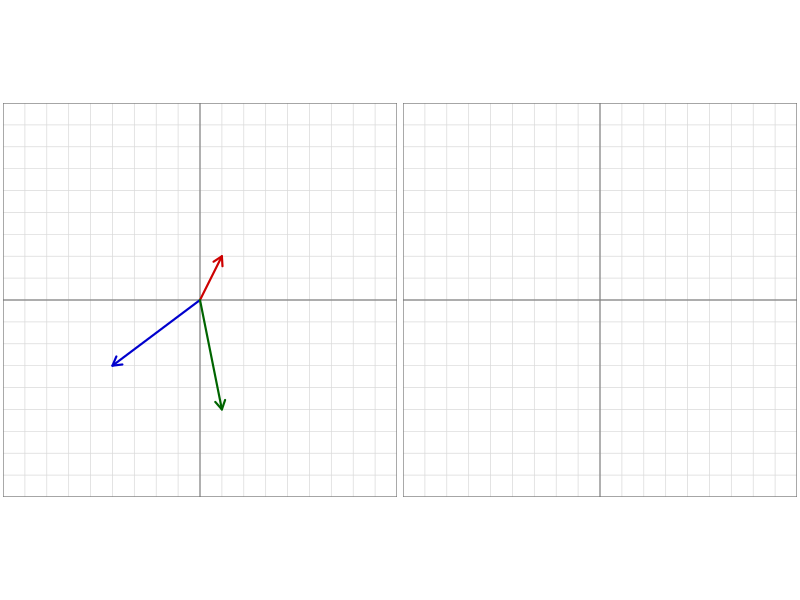
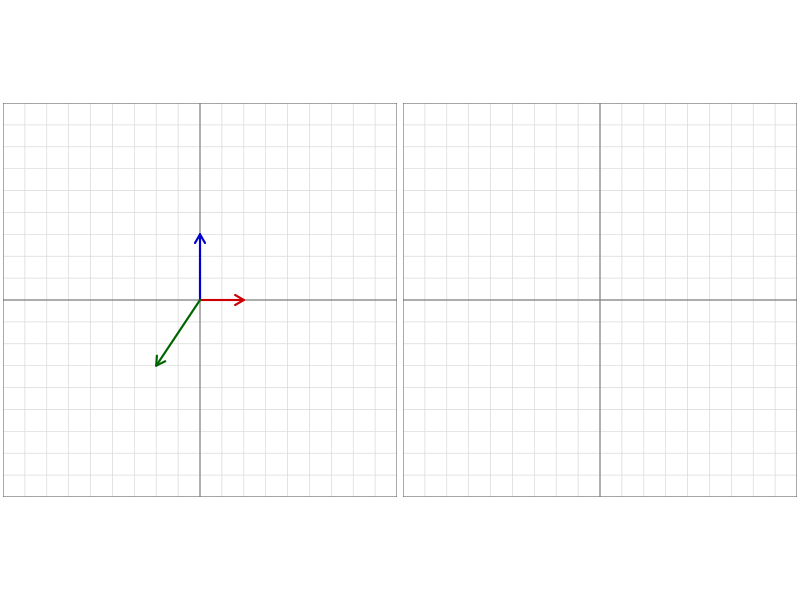
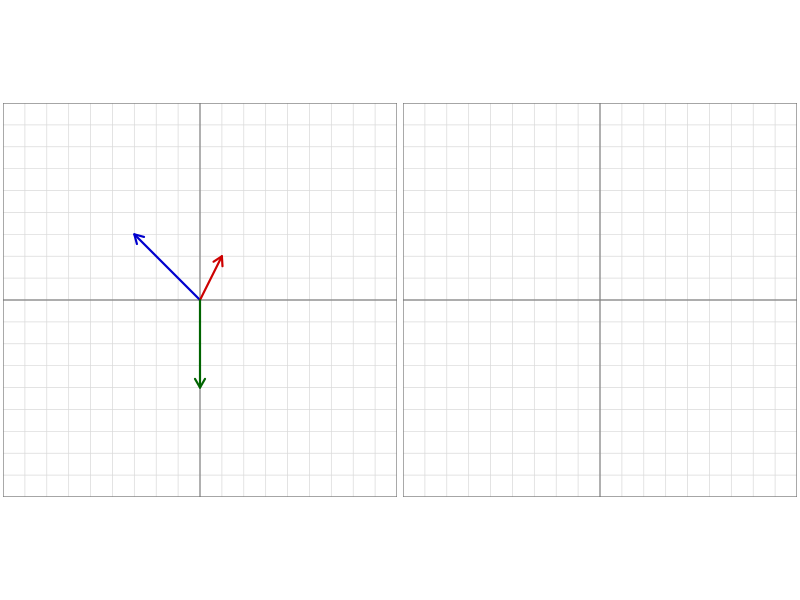
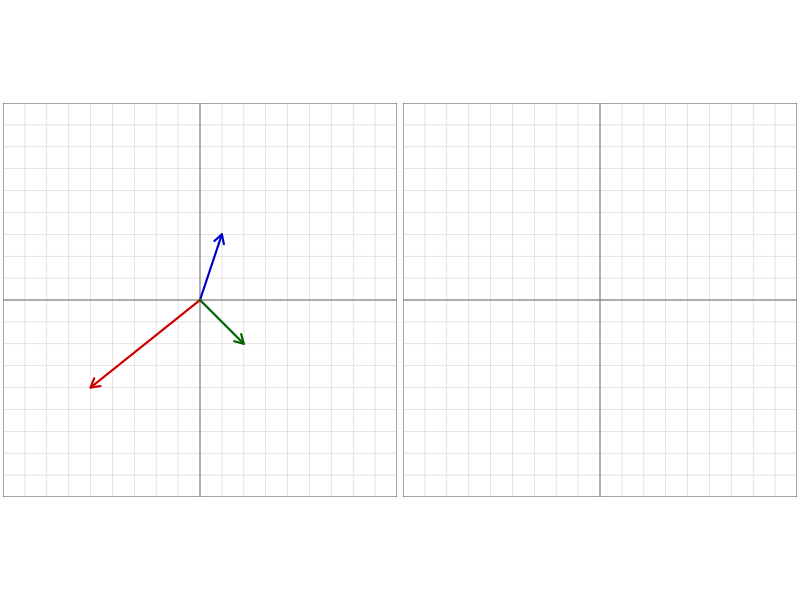
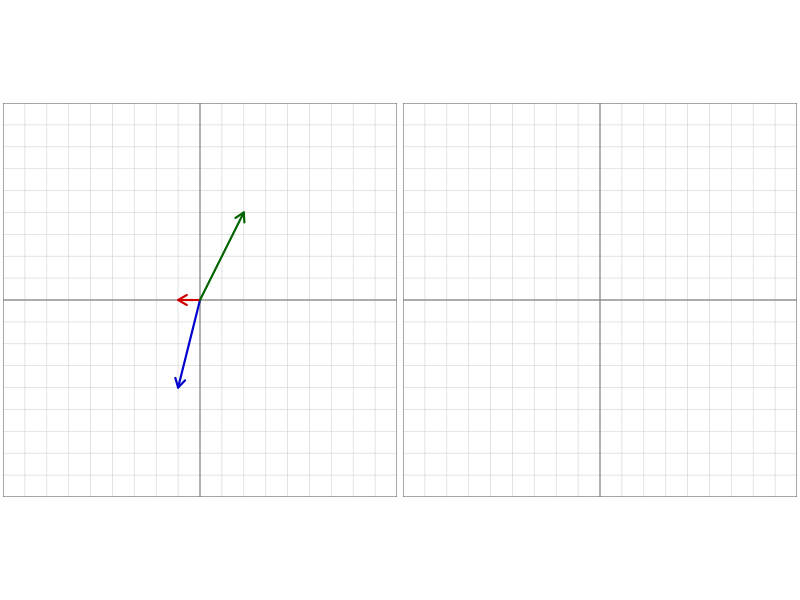
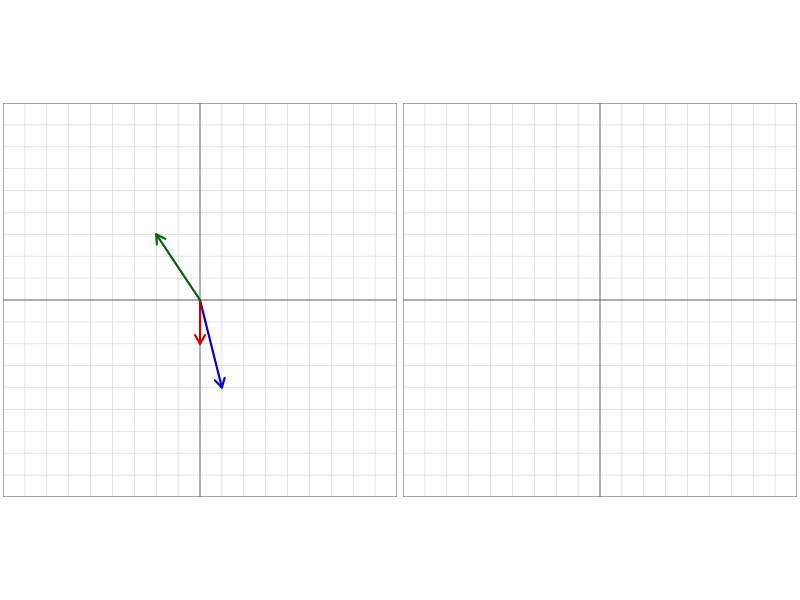
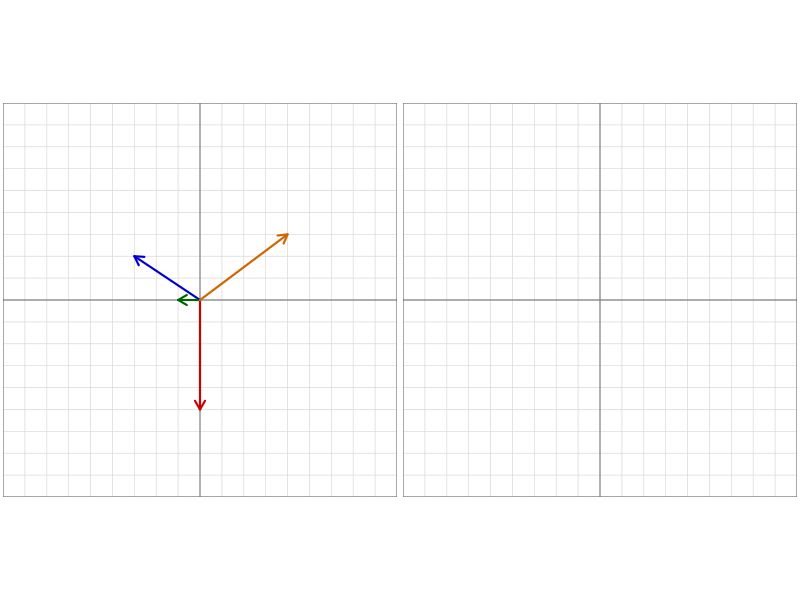
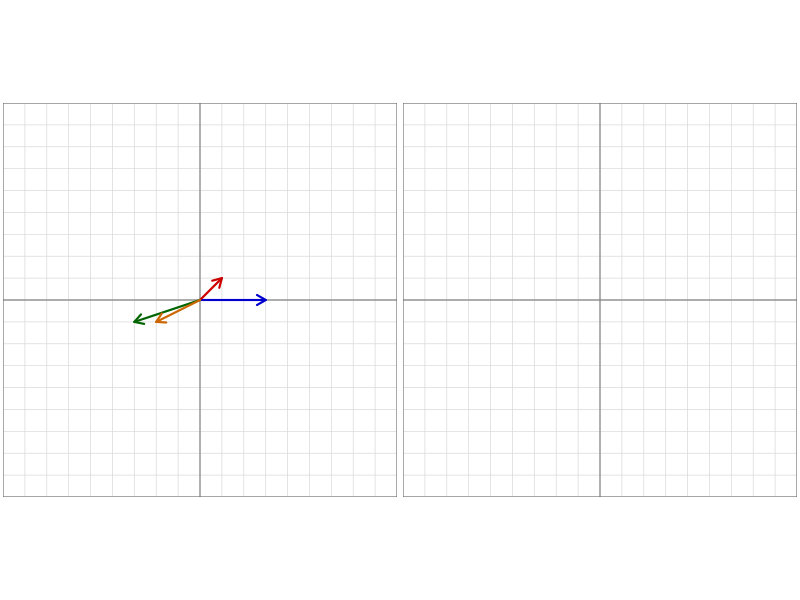

These figures' R source, in order:
## ---- chunk 1
set.seed(2)
knitr::opts_chunk$set(echo = FALSE, fig.align = "center")

n_each <- 6
zero_fraction <- 1/3
max_component <- 5
chain_limit <- 8

random_vector <- function() {
  repeat {
    v <- sample(-max_component:max_component, 2, replace = TRUE)
    if (!all(v == 0)) return(v)
  }
}

# Generate all possible orderings of the vector indices.
perms <- function(x) {
  if (length(x) == 1) return(list(x))

  unlist(
    lapply(seq_along(x), function(i) {
      lapply(perms(x[-i]), function(p) c(x[i], p))
    }),
    recursive = FALSE
  )
}

# Check that every possible tip-to-tail ordering stays within
# chain_limit in both x and y. With a visible grid from -9 to 9,
# chain_limit = 8 leaves a one-square safety margin.
chain_fits <- function(vecs, limit = chain_limit) {
  all_orders <- perms(seq_along(vecs))

  for (ord in all_orders) {
    positions <- Reduce(
      "+",
      vecs[ord],
      init = c(0, 0),
      accumulate = TRUE
    )

    positions <- do.call(rbind, positions)

    if (any(abs(positions) > limit)) return(FALSE)
  }

  TRUE
}

# TRUE if any two vectors are exact opposites.  For zero-resultant
# problems, we reject these so cancellation is not visually trivial.
has_opposite_pair <- function(vecs) {
  if (length(vecs) < 2) return(FALSE)

  for (i in 1:(length(vecs) - 1)) {
    for (j in (i + 1):length(vecs)) {
      if (all(vecs[[i]] == -vecs[[j]])) return(TRUE)
    }
  }

  FALSE
}

make_problem <- function(n_vectors, make_zero = FALSE) {
  repeat {
    if (make_zero) {
      vecs <- replicate(n_vectors - 1, random_vector(), simplify = FALSE)
      last <- -Reduce("+", vecs)
      if (all(last == 0) || any(abs(last) > max_component + 2)) next
      vecs <- c(vecs, list(last))

      # Avoid easy zero-resultant problems where two vectors simply cancel.
      if (has_opposite_pair(vecs)) next
    } else {
      vecs <- replicate(n_vectors, random_vector(), simplify = FALSE)
      total <- Reduce("+", vecs)
      if (all(total == 0) || any(abs(total) > 8)) next
    }

    # Reject the problem if any possible ordering of the vectors
    # could cause a student's tip-to-tail chain to leave the safe area.
    if (!chain_fits(vecs)) next

    return(list(vectors = vecs, total = Reduce("+", vecs)))
  }
}

make_set <- function(n_vectors, n) {
  n_zero <- round(n * zero_fraction)
  flags <- sample(c(rep(TRUE, n_zero), rep(FALSE, n - n_zero)))
  lapply(flags, function(z) make_problem(n_vectors, z))
}

problems <- c(make_set(3, n_each), make_set(4, n_each))

setup_panel <- function(lim = 9) {
  par(mar = c(0.15, 0.15, 0.15, 0.15), xaxs = "i", yaxs = "i", pty = "s")
  plot(0, 0, type = "n", xlim = c(-lim, lim), ylim = c(-lim, lim),
       xlab = "", ylab = "", axes = FALSE, asp = 1)
  abline(v = -lim:lim, h = -lim:lim, col = "gray85", lwd = 0.7)
  abline(h = 0, v = 0, col = "gray50", lwd = 1.1)
  rect(-lim, -lim, lim, lim, border = "gray45", lwd = 1.1)
}

draw_pair <- function(p) {
  old <- par(no.readonly = TRUE)
  on.exit(par(old))
  layout(matrix(1:2, nrow = 1), widths = c(1, 1))

  setup_panel()
  cols <- c("blue3", "red3", "darkgreen", "darkorange3")
  for (i in seq_along(p$vectors)) {
    v <- p$vectors[[i]]
    arrows(0, 0, v[1], v[2], length = 0.10, lwd = 2.1, col = cols[i])
    # text(0.62 * v[1], 0.62 * v[2], paste0("F", i),
    #      col = cols[i], font = 2, pos = 3, cex = 0.9)
  }

  setup_panel()
}

vector_text <- function(v) paste0("<", v[1], ", ", v[2], "> \n")
## ---- chunk 2
for (i in seq_along(problems)) {
  p <- problems[[i]]

  if (i == 1) cat("# Part A: Three Force Vectors\n\n")
  if (i == n_each + 1) cat("# Part B: Four Force Vectors\n\n")

  cat("## Problem ", i, "\n\n", sep = "")

  for (j in seq_along(p$vectors)) {
    cat("**F", j, " = ", vector_text(p$vectors[[j]]), "**", sep = "")
    if (j < length(p$vectors)) cat("    ")
  }
  cat("\n\nOn the right grid, draw the chain and the resultant vector.")

  draw_pair(p)

  cat("\n\n\\vspace{0.5in}\n\n**Resultant vector:** <_______ , _______>  \n\n")
  cat("\n\n\\vspace{0.5in}\n\n**Assuming these vectors represent force in newtons, what is the magnitude of the net (resultant) force?** \n\n")
  cat("\n\n\\vspace{0.5in}\n\n**Is $\\sum F = 0$?**\n\n")
  cat("\n\n\\vspace{0.5in}\n\n**Are these forces balanced or unbalanced?**  Balanced / Unbalanced\n\n")

  # PDF page break.
  if (i < length(problems)) cat("\n\n\\newpage\n\n")
}
